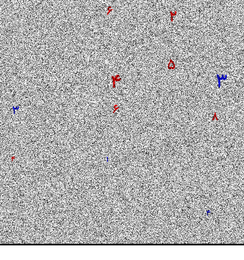
%> input picture Inputs/Image_100_24.png, 244 x 260 px, shrunk from 750 x 800 before the run; its folder holds only this picture in this run
$ octave MAIN.m   (GNU Octave 9; MATLAB toolbox functions it lacks are replaced by stand-ins)
%> lines starting %> are read from the running program, lines starting %| are printed output that depends on the picture; in (x1, y1, x2, y2) boxes, pixels count from 0 and x2, y2 are one past the last pixel; in counts of white or black regions, pixels touching at a corner belong together; the program's own positions count from 1
%> further down, currentimage is the input picture: size 260x244x3 uint8; mean R, G, B 177, 176.5, 176.7
### Codes/denoise.m
function output = denoise(image)
    [y_image, x_image,nothing] = size(image);
%> y_image = 260; x_image = 244; nothing = 3
    % Padding
    p=1;
    red = image(:,:,1);
    green = image(:,:,2);
    blue = image(:,:,3);

    padded = padarray(image,[p p],"replicate");
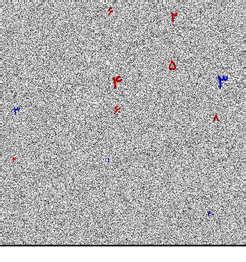
%> padded: size 262x246x3 uint8; mean R, G, B 177.3, 176.8, 177
    pred = padded(:,:,1);
    pgreen = padded(:,:,2);
    pblue = padded(:,:,3);

    bin = zeros([y_image, x_image]);
    for y=1:y_image
        for x=1:x_image
            if(red(y,x)==0 && blue(y,x)==0 && green(y,x)==0)
                bin(y,x)=1;
            end
        end
    end
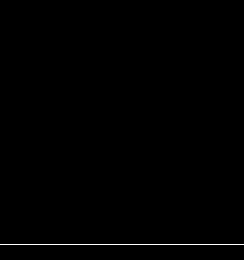
%> bin: size 260x244 double; values 0 (black) and 1 (white), 0.38% white in thin lines or dots, all inside (x1, y1, x2, y2) = (0, 244, 244, 245)

    % Kernel Size
    W=3;
    a = W - ceil(W/2);

    % Kernel
    main_kernel = fspecial("gaussian",[W W],W/6);
    ored = zeros([y_image, x_image]);
    ogreen = zeros([y_image, x_image]);
    oblue = zeros([y_image, x_image]);
    for y=1:y_image
        for x=1:x_image
            s = bin(y,x);
            if(s == 1)
                kernel = main_kernel;
                sum = 0.0;
                for i=-a:a
                    for j=-a:a
                        if(pred(p+y+i, p+x+j)==0 && pgreen(p+y+i, p+x+j)==0 && pblue(p+y+i, p+x+j)==0)
                            kernel(i+a+1, j+a+1) = 0;
                        end
                        sum=sum+kernel(i+a+1, j+a+1);
                    end
                end
                if (sum == 0)
                    ored(y,x) = 255;
                    ogreen(y,x) = 255;
                    oblue(y,x) = 255;

                else
                    kernel = kernel.*(1/sum);

                    for i=-a:a
                        for j=-a:a
                            ored(y,x) = ored(y,x) + kernel(i+a+1, j+a+1) * double(pred(p+y+i, p+x+j));
                            ogreen(y,x) = ogreen(y,x) + kernel(i+a+1, j+a+1) * double(pgreen(p+y+i, p+x+j));
                            oblue(y,x) = oblue(y,x) + kernel(i+a+1, j+a+1) * double(pblue(p+y+i, p+x+j));
                        end
                    end
                end
            else
                ored(y,x) = red(y,x);
                ogreen(y,x) = green(y,x);
                oblue(y,x) = blue(y,x);
            end

        end
    end
%> after the loop, kernel = [0.0533 0.393 0.0533; 0 0 0; 0.0533 0.393 0.0533]; sum = 0.213
    Out = cat(3,ored,ogreen,oblue);

    output = uint8(Out);
end

### Codes/compute.m
function output=compute(main_image,filename)
    image = denoise(main_image);

    [y_image, x_image,nothing] = size(image);
%> y_image = 260; x_image = 244; nothing = 3
    padded = padarray(image,[1 1],255);
%> the run ends on the next line
    layer = uint8(zeros(y_image+2,x_image+2));
    num=0;
    for y=2:y_image+1
        for x=2:x_image+1
            if (padded(y,x,1)==255 && padded(y,x,2)~=255 && padded(y,x,3)~=255)
                if(layer(y,x)==0)
                    flag=false;
                    up = 1;
                    left = 0;
                    right = 0;
                    down = 0;
                    while(flag==false)
                        if(~all(padded(y-up,(x-left):(x+right),2) == 255))
                            up=up+1;
                        elseif(~all(padded(y+down,(x-left):(x+right),2) == 255))
                            down=down+1;
                        elseif(~all(padded((y-up):(y+down),x-left,2) == 255))
                            left=left+1;
                        elseif(~all(padded((y-up):(y+down),x+right,2) == 255))
                            right=right+1;
                        else
                            flag=true;
                        end
                    end
                    layer((y-up):(y+down),(x-left):(x+right)) = 255;
                    % [4 lines of commented-out code are left out]

                    num = num + number(padded((y-up):(y+down),(x-left):(x+right),:));

                    % count = count+1;
                    % addr = append('../number/',filename, num2str(count),'.png');
                    % imwrite(padded((y-up):(y+down),(x-left):(x+right),:),addr);

                end

            elseif (padded(y,x,1)~=255 && padded(y,x,2)~=255 && padded(y,x,3)==255)
                if(layer(y,x)==0)
                    flag=false;
                    up = 1;
                    left = 0;
                    right = 0;
                    down = 0;
                    while(flag==false)
                        if(~all(padded(y-up,(x-left):(x+right),2) == 255))
                            up=up+1;
                        elseif(~all(padded(y+down,(x-left):(x+right),2) == 255))
                            down=down+1;
                        elseif(~all(padded((y-up):(y+down),x-left,2) == 255))
                            left=left+1;
                        elseif(~all(padded((y-up):(y+down),x+right,2) == 255))
                            right=right+1;
                        else
                            flag=true;
                        end
                    end

                    layer((y-up):(y+down),(x-left):(x+right)) = 100;
                    % [4 lines of commented-out code are left out]

                    num = num - number(padded((y-up):(y+down),(x-left):(x+right),:));

                    % count = count+1;
                    % addr = append('../number/',filename, num2str(count),'.png');
                    % imwrite(padded((y-up):(y+down),(x-left):(x+right),:),addr);
                end
            end
        end
    end
    % [9 lines of commented-out code are left out]

    print(main_image, num2str(num), filename);
    output=num;
end

### Codes/MAIN.m
clear; close all

imagefiles = dir('../Inputs/*.png');
nfiles = length(imagefiles);
count = 0;
for i=1:nfiles
    %OPENING FILE
    currentfilename = imagefiles(i).name;
    imageAddr = append('../',currentfilename);
    currentimage = imread(imageAddr);

    % MAIN FUNCTION
    number = compute(currentimage, currentfilename);

$ run again, on Inputs/Image_13_10.png
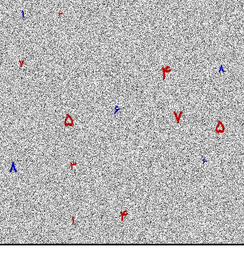
%> input picture Inputs/Image_13_10.png, 244 x 260 px, shrunk from 750 x 800 before the run
%> currentimage is the input picture: size 260x244x3 uint8; mean R, G, B 185.5, 184.7, 184.9
%> in denoise, `padded = padarray(image,[p p],"replicate");`:
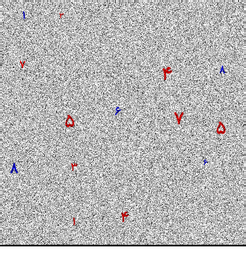
%> padded: size 262x246x3 uint8; mean R, G, B 185.7, 184.9, 185.2
%> after the loop in denoise, `for y=1:y_image`: kernel = [0.0533 0.393 0.0533; 0 0 0; 0.0533 0.393 0.0533]; sum = 0.213

$ run again, on Inputs/Image_15_33.png
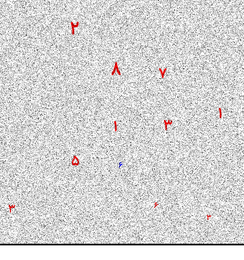
%> input picture Inputs/Image_15_33.png, 244 x 260 px, shrunk from 750 x 800 before the run
%> currentimage is the input picture: size 260x244x3 uint8; mean R, G, B 213.2, 212.4, 212.4
%> in denoise, `padded = padarray(image,[p p],"replicate");`:
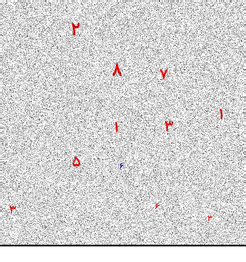
%> padded: size 262x246x3 uint8; mean R, G, B 213.4, 212.6, 212.6
%> after the loop in denoise, `for y=1:y_image`: kernel = [0.0533 0.393 0.0533; 0 0 0; 0.0533 0.393 0.0533]; sum = 0.213

$ run again, on Inputs/Image_10_3.png
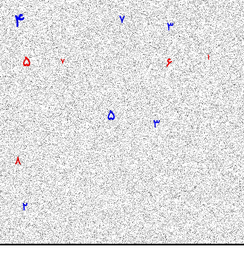
%> input picture Inputs/Image_10_3.png, 244 x 260 px, shrunk from 750 x 800 before the run
%> currentimage is the input picture: size 260x244x3 uint8; mean R, G, B 224.5, 224.2, 224.7
%> in denoise, `padded = padarray(image,[p p],"replicate");`:
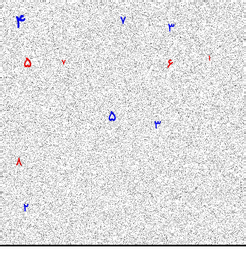
%> padded: size 262x246x3 uint8; mean R, G, B 224.6, 224.3, 224.9
%> after the loop in denoise, `for y=1:y_image`: kernel = [0.0533 0.393 0.0533; 0 0 0; 0.0533 0.393 0.0533]; sum = 0.213
